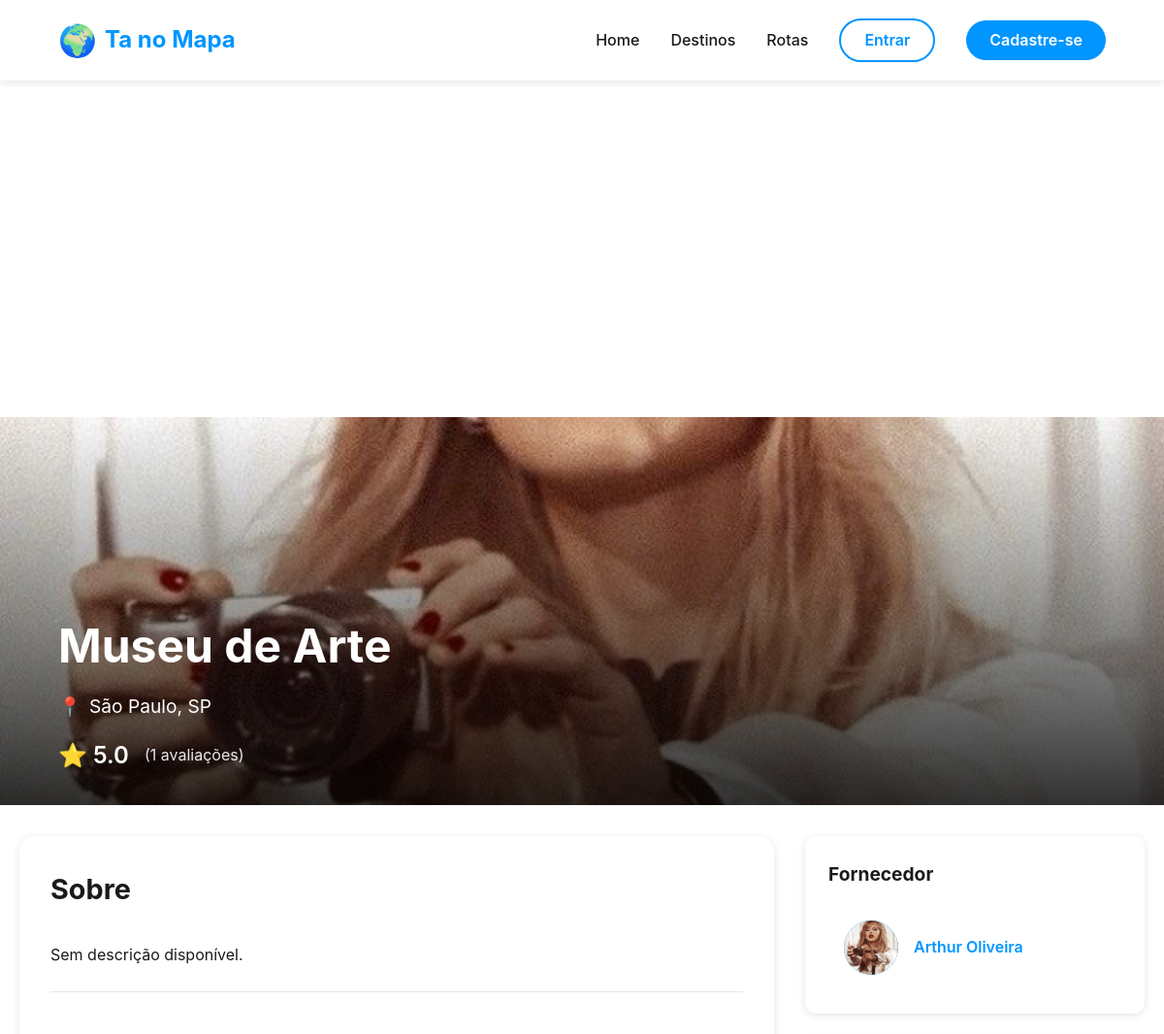
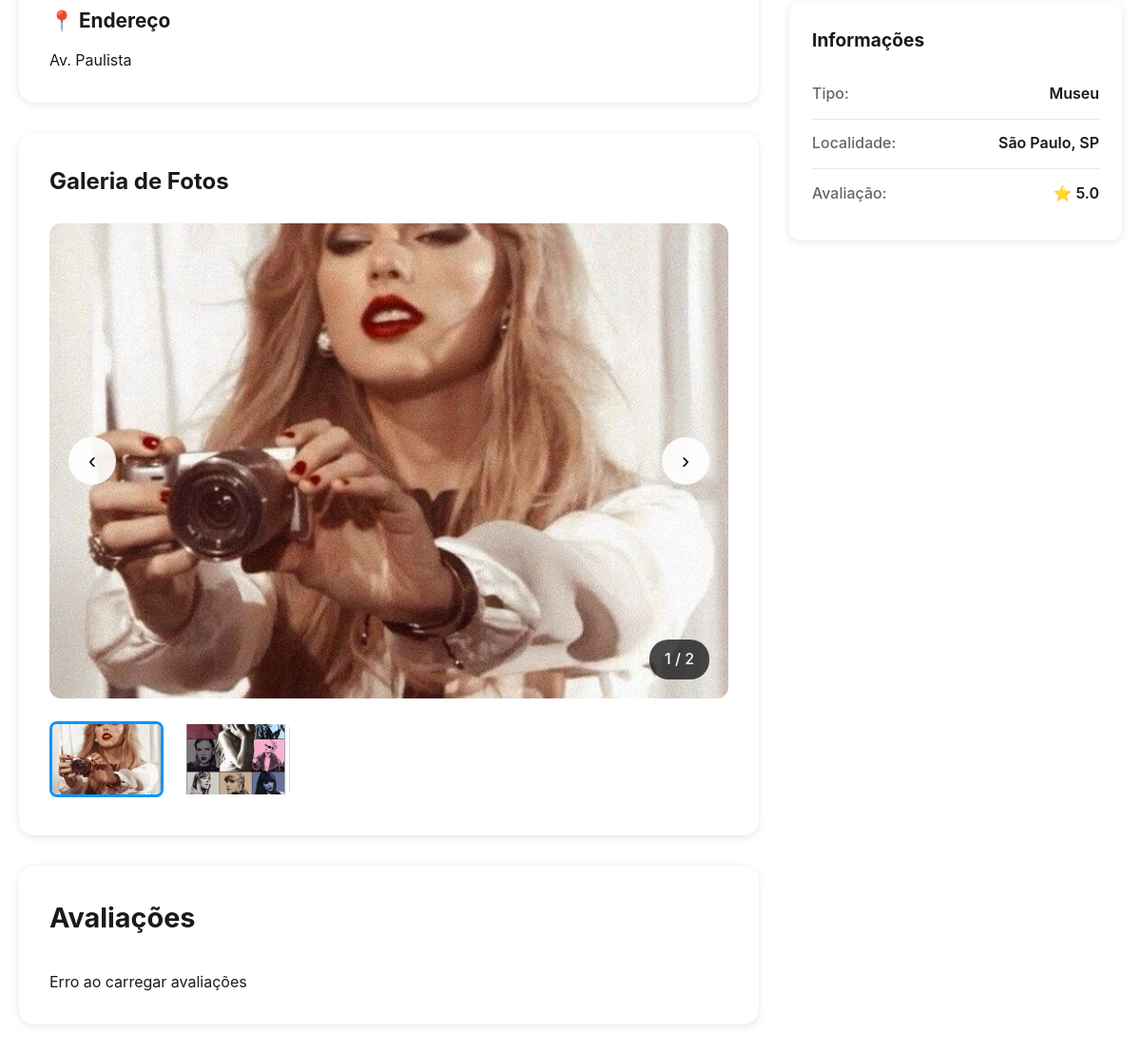
Page /Projeto/visualizar-ponto.php?id=32 on the committed database (2 pictures, top to bottom).
### tables this page shows
CREATE TABLE `pontosturisticos` (
  `Id` int(11) NOT NULL,
  `Tipo` varchar(50) NOT NULL,
  `Nome` varchar(150) NOT NULL,
  `Foto_Perfil` varchar(255) DEFAULT NULL,
  `Foto_Capa` varchar(255) DEFAULT NULL,
  `Localidade` varchar(200) DEFAULT NULL,
  `Endereco` varchar(255) DEFAULT NULL,
  `Bio` text DEFAULT NULL,
  `Avaliacao` decimal(3,2) DEFAULT NULL CHECK (`Avaliacao` >= 0 and `Avaliacao` <= 5),
  `Fornecedor` int(11) DEFAULT NULL,
  `DataCadastro` timestamp NOT NULL DEFAULT current_timestamp()
);

CREATE TABLE `fotos_local` (
  `Id` int(11) NOT NULL,
  `PontoTuristico_id` int(11) NOT NULL,
  `Caminho_Foto` varchar(255) NOT NULL,
  `DataUpload` timestamp NOT NULL DEFAULT current_timestamp()
);

CREATE TABLE `usuarios` (
  `ID` int(11) NOT NULL,
  `Nome` varchar(100) NOT NULL,
  `Email` varchar(100) NOT NULL,
  `Senha` varchar(255) NOT NULL,
  `Telefone` varchar(20) DEFAULT NULL,
  `Data_Nascimento` date DEFAULT NULL,
  `CPF` varchar(14) DEFAULT NULL,
  `CNPJ` varchar(18) DEFAULT NULL,
  `Tipo` varchar(15) NOT NULL CHECK (`Tipo` in ('Turista','Fornecedor','Administrador')),
  `Bio` text DEFAULT NULL,
  `Foto_Perfil` varchar(255) DEFAULT NULL,
  `Foto_Capa` varchar(255) DEFAULT NULL
);

### Projeto/includes/verificar_sessao.php (called while the page is built, shortened)
<?php
function estaLogado() {
    return isset($_SESSION['usuario_id']) && !empty($_SESSION['usuario_id']);
}
?>

### Projeto/classes/PontoTuristico.php (called while the page is built, shortened)
<?php
class PontoTuristico {
    private $conn;
    private $tipo;
    private $nome;
    private $fotoCapa;
    private $localidade;
    private $endereco;
    private $bio;
    public function __construct($conexao) {
        $this->conn = $conexao;
    }
    public function getTipo() { return $this->tipo; }
    public function getNome() { return $this->nome; }
    public function getFotoCapa() { return $this->fotoCapa; }
    public function getLocalidade() { return $this->localidade; }
    public function getEndereco() { return $this->endereco; }
    public function getBio() { return $this->bio; }
    public function buscarPorId($id) {
        $sql = "SELECT * FROM pontosturisticos WHERE Id = ?";
        $stmt = mysqli_prepare($this->conn, $sql);
        mysqli_stmt_bind_param($stmt, "i", $id);
        mysqli_stmt_execute($stmt);
        $result = mysqli_stmt_get_result($stmt);
        if ($row = mysqli_fetch_assoc($result)) {
            $this->tipo = $row['Tipo'];
            $this->nome = $row['Nome'];
            $this->fotoCapa = $row['Foto_Capa'];
            $this->localidade = $row['Localidade'];
            $this->endereco = $row['Endereco'];
            $this->bio = $row['Bio'];
            return true;
        }
        return false;
    }
}
?>

### Projeto/classes/Usuario.php (called while the page is built, shortened)
<?php
class Usuario {
    private $conn;
    private $id;
    private $nome;
    private $fotoPerfil;
    public function __construct($conexao) {
        $this->conn = $conexao;
    }
    public function getId() { return $this->id; }
    public function getNome() { return $this->nome; }
    public function getFotoPerfil() { return $this->fotoPerfil; }
    public function buscarPorId($id) {
        $sql = "SELECT * FROM usuarios WHERE ID = ?";
        $stmt = mysqli_prepare($this->conn, $sql);
        mysqli_stmt_bind_param($stmt, "i", $id);
        mysqli_stmt_execute($stmt);
        $result = mysqli_stmt_get_result($stmt);
        if ($row = mysqli_fetch_assoc($result)) {
            $this->id = $row['ID'];
            $this->nome = $row['Nome'];
            $this->fotoPerfil = $row['Foto_Perfil'];
            return true;
        }
        return false;
    }
}
?>

### Projeto/visualizar-ponto.php (the view, shortened to what this page needs)
<?php
require_once 'includes/verificar_sessao.php';
require_once 'config/conexao.php';
require_once 'Classes/PontoTuristico.php';
require_once 'Classes/Usuario.php';
$logado = estaLogado();
$usuario = obterUsuarioLogado();
$pontoId = isset($_GET['id']) ? (int)$_GET['id'] : 0;
$ponto = new PontoTuristico($conn);
if (!$ponto->buscarPorId($pontoId)) {
    header('Location: index.php');
    exit;
}
$fornecedor = new Usuario($conn);
$fornecedor->buscarPorId($ponto->getFornecedor());
$sqlAvaliacao = "SELECT AVG(Nota) as Media, COUNT(*) as Total FROM avaliacao WHERE PontosTuristicos_id = ?";
$stmtAval = mysqli_prepare($conn, $sqlAvaliacao);
mysqli_stmt_bind_param($stmtAval, "i", $pontoId);
mysqli_stmt_execute($stmtAval);
$resultAval = mysqli_stmt_get_result($stmtAval);
$avaliacaoData = mysqli_fetch_assoc($resultAval);
$sqlFotos = "SELECT * FROM fotos_local WHERE PontoTuristico_id = ? ORDER BY DataUpload DESC";
$stmtFotos = mysqli_prepare($conn, $sqlFotos);
mysqli_stmt_bind_param($stmtFotos, "i", $pontoId);
mysqli_stmt_execute($stmtFotos);
$resultFotos = mysqli_stmt_get_result($stmtFotos);
$fotos = [];
while ($foto = mysqli_fetch_assoc($resultFotos)) {
    $fotos[] = $foto;
}
?>
<!DOCTYPE html>
<html lang="pt-BR">
<head>
    <link rel="stylesheet" href="css/style-principal.css?v=<?php echo time(); ?>">
    <link rel="stylesheet" href="css/style-visualizar-ponto.css?v=<?php echo time(); ?>">
    <link rel="stylesheet" href="css/style-modal.css?v=<?php echo time(); ?>">
</head>
<body>
    <div style="height: 350px;"></div>
    <header>
        <div class="logo">
            <div class="logo-icon">🌍</div>
            <span>Ta no Mapa</span>
        </div>
        <nav>
            <a href="index.php">Home</a>
            <a href="destinos.php">Destinos</a>
            <a href="rotas.php">Rotas</a>
            <?php if ($logado && $usuario): ?>
                <a href="perfil.php" class="perfil-link">
                    <div class="user-avatar">
                        <?php if (!empty($usuario['fotoPerfil'])): ?>
                            <img src="<?php echo htmlspecialchars($usuario['fotoPerfil']); ?>" alt="<?php echo htmlspecialchars($usuario['nome']); ?>" class="user-avatar-img">
                        <?php else: ?>
                            👤
                        <?php endif; ?>
                    </div>
                    <span class="user-name"><?php echo htmlspecialchars($usuario['nome']); ?></span>
                </a>
                <a href="includes/logout.php" class="btn-logout">Sair</a>
            <?php else: ?>
                <a href="login.php" class="btn-login-nav">Entrar</a>
                <a href="cadastro.php" class="btn-cadastro">Cadastre-se</a>
            <?php endif; ?>
        </nav>
    </header>
</body>
</html>
    <div class="ponto-hero" style="background-image: url('<?php echo $ponto->getFotoCapa() ?? 'img/default_cover.jpg'; ?>');">
        <div class="ponto-hero-overlay"></div>
        <div class="ponto-hero-content">
            <h1><?php echo htmlspecialchars($ponto->getNome()); ?></h1>
            <div class="ponto-location">
                <span>📍</span>
                <span><?php echo htmlspecialchars($ponto->getLocalidade()); ?></span>
            </div>
            <?php if ($avaliacaoData['Total'] > 0): ?>
                <div class="ponto-rating">
                    <span class="rating-stars">⭐ <?php echo number_format($avaliacaoData['Media'], 1); ?></span>
                    <span class="rating-count">(<?php echo $avaliacaoData['Total']; ?> avaliações)</span>
                </div>
            <?php endif; ?>
        </div>
    </div>
    <div class="container-visualizar">
        <div class="content-main">
            <section class="ponto-info">
                <div style="display: flex; justify-content: space-between; align-items: center; margin-bottom: 1rem;">
                    <h2>Sobre</h2>
                </div>
                <p><?php echo nl2br(htmlspecialchars($ponto->getBio() ?: 'Sem descrição disponível.')); ?></p>
                <?php if ($ponto->getEndereco()): ?>
                    <div class="ponto-endereco">
                        <h3>📍 Endereço</h3>
                        <p><?php echo htmlspecialchars($ponto->getEndereco()); ?></p>
                    </div>
                <?php endif; ?>
            </section>
            <section class="galeria-section">
                <div style="display: flex; justify-content: space-between; align-items: center; margin-bottom: 1.5rem;">
                    <h2>Galeria de Fotos</h2>
                </div>
                <?php if (count($fotos) > 0): ?>
                    <div class="galeria-container">
                        <div class="galeria-principal">
                            <img id="fotoPrincipal" src="<?php echo htmlspecialchars($fotos[0]['Caminho_Foto']); ?>" alt="Foto" onclick="abrirLightbox('<?php echo htmlspecialchars($fotos[0]['Caminho_Foto']); ?>')">
                            <?php if (count($fotos) > 1): ?>
                                <button class="galeria-nav galeria-nav-prev" onclick="navegarGaleria(-1)">‹</button>
                                <button class="galeria-nav galeria-nav-next" onclick="navegarGaleria(1)">›</button>
                            <?php endif; ?>
                            <div class="galeria-contador"><span id="fotoAtual">1</span> / <?php echo count($fotos); ?></div>
                        </div>
                        <div class="galeria-thumbnails" id="galeriaThumbnails">
                            <?php foreach ($fotos as $index => $foto): ?>
                                <div class="thumbnail-item <?php echo $index === 0 ? 'active' : ''; ?>" data-foto-id="<?php echo $foto['Id']; ?>" data-index="<?php echo $index; ?>" onclick="selecionarFoto(<?php echo $index; ?>)">
                                    <img src="<?php echo htmlspecialchars($foto['Caminho_Foto']); ?>" alt="Miniatura">
                                </div>
                            <?php endforeach; ?>
                        </div>
                    </div>
                <?php endif; ?>
            </section>
            <section class="avaliacoes-section">
                <div class="avaliacoes-header">
                    <h2>Avaliações</h2>
                </div>
                <div id="listaAvaliacoes" class="lista-avaliacoes">
                </div>
            </section>
        </div>
        <aside class="content-sidebar">
            <div class="fornecedor-card">
                <h3>Fornecedor</h3>
                <div class="fornecedor-info" onclick="window.location.href='perfil-publico.php?id=<?php echo $fornecedor->getId(); ?>'">
                    <?php if ($fornecedor->getFotoPerfil()): ?>
                        <img src="<?php echo htmlspecialchars($fornecedor->getFotoPerfil()); ?>" alt="<?php echo htmlspecialchars($fornecedor->getNome()); ?>" class="fornecedor-avatar">
                    <?php else: ?>
                        <div class="fornecedor-avatar">👤</div>
                    <?php endif; ?>
                    <div class="fornecedor-dados">
                        <p class="fornecedor-nome"><?php echo htmlspecialchars($fornecedor->getNome()); ?></p>
                    </div>
                </div>
            </div>
            <div class="info-card">
                <h3>Informações</h3>
                <div class="info-item">
                    <span class="info-label">Tipo:</span>
                    <span class="info-value"><?php echo htmlspecialchars($ponto->getTipo()); ?></span>
                </div>
                <div class="info-item">
                    <span class="info-label">Localidade:</span>
                    <span class="info-value"><?php echo htmlspecialchars($ponto->getLocalidade()); ?></span>
                </div>
                <?php if ($avaliacaoData['Total'] > 0): ?>
                    <div class="info-item">
                        <span class="info-label">Avaliação:</span>
                        <span class="info-value">⭐ <?php echo number_format($avaliacaoData['Media'], 1); ?></span>
                    </div>
                <?php endif; ?>
            </div>
        </aside>
    </div>
</body>
</html>

### Projeto/CSS/style-principal.css (style rules this page uses)
* { margin: 0; padding: 0; box-sizing: border-box; }
:root { --primary-color: #0095ff; --primary-dark: #0077cc; --secondary-color: #00d4ff; --text-dark: #1a1a1a; --text-light: #ffffff; --text-gray: #666; --bg-light: #f8f9fa; --shadow-sm: 0 2px 8px rgba(0, 0, 0, 0.1); --shadow-md: 0 4px 16px rgba(0, 0, 0, 0.15); --shadow-lg: 0 8px 32px rgba(0, 0, 0, 0.2); }
body { font-family: -apple-system, BlinkMacSystemFont, 'Segoe UI', Roboto, 'Helvetica Neue', Arial, sans-serif; line-height: 1.6; color: var(--text-dark); overflow-x: hidden; }
header { position: fixed; top: 0; width: 100%; background: rgba(255, 255, 255, 0.98); backdrop-filter: blur(10px); box-shadow: var(--shadow-sm); z-index: 1000; padding: 1rem 5%; display: flex; justify-content: space-between; align-items: center; }
.logo { display: flex; align-items: center; gap: 0.5rem; font-size: 1.5rem; font-weight: 700; color: var(--primary-color); }
.logo-icon { font-size: 2rem; }
nav { display: flex; align-items: center; gap: 2rem; }
nav a { text-decoration: none; color: var(--text-dark); font-weight: 500; transition: color 0.3s; }
.btn-login-nav { padding: 0.5rem 1.5rem; border-radius: 50px; background: transparent; border: 2px solid var(--primary-color); color: var(--primary-color) !important; font-weight: 600; transition: all 0.3s; }
.btn-cadastro, .btn-logout { padding: 0.5rem 1.5rem; border-radius: 50px; background: var(--primary-color); color: white !important; font-weight: 600; transition: all 0.3s; }
.fornecedor-avatar { width: 56px !important; height: 56px !important; border-radius: 50%; background: var(--primary-color); display: flex; align-items: center; justify-content: center; font-size: 1.8rem; flex-shrink: 0; overflow: hidden; color: white; }

### rows in the picture
pontosturisticos: Foto_Capa (picture), Nome "Museu de Arte", Localidade "São Paulo, SP", Bio "Sem descrição disponível.", Endereco "Av. Paulista", Tipo "Museu"
fotos_local: Caminho_Foto (picture)
fotos_local: Caminho_Foto (picture)
usuarios: Foto_Perfil (picture), Nome "Arthur Oliveira"

### other values in the picture
$avaliacaoData['Media'] "5.0"
$avaliacaoData['Total'] "1"
count($fotos) "2"
